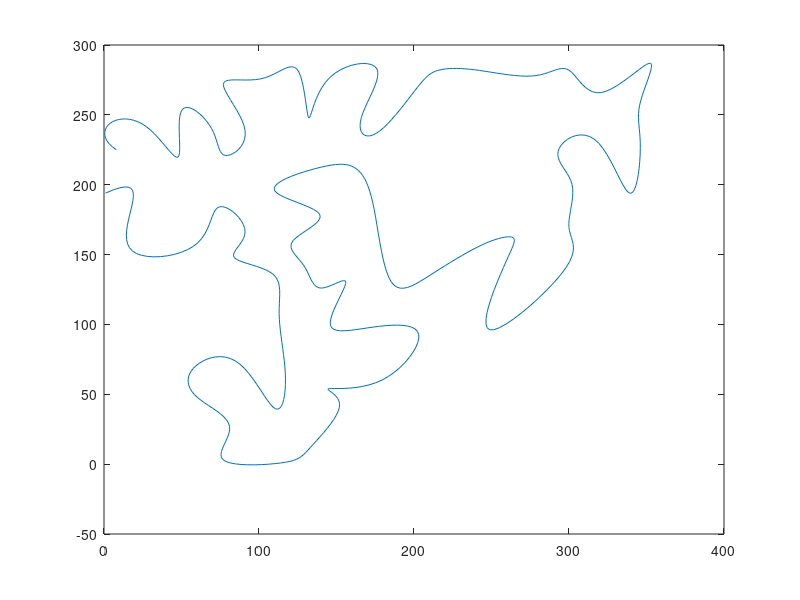

Here is the MATLAB script that generated this plot:
%% Curve Smooth
% http://fr.mathworks.com/matlabcentral/answers/157087-interpolation-with-interp1-to-show-the-path-of-a-robot

close all , clear all , clc;
%% the path unsorted
t=[62, 65, 1.5, 1  ;
 86, 73, 1.5, 1  ;
 35, 97, 1.5, 0  ;
 21, 18, 1.5, 1  ;
 117, 107, 1.5, 0;
 119, 5, 1.5, 0	 ;
 34, 76, 1.5, 0	 ;
 110, 112, 1.5, 1;
 109, 85, 1.5, 0 ;
 1, 88, 1.5, 1   ;
 81, 31, 1.5, 0  ;
 0, 21, 1.5, 1   ;
 87, 53, 1.5, 0	 ;
 33, 55, 1.5, 0	 ;
 117, 54, 1.5, 1 ;
 3, 68, 1.5, 0   ;
 41, 28, 1.5, 1  ;
 62, 88, 1.5, 1  ;
 108, 0, 1.5, 1  ;
 3, 47, 1.5, 0   ;
 112, 27, 1.5, 1 ;
 15, 90, 1.5, 1];


%% path sorted from a mat
t=load('path_Outdoor_GPS_70Pts.mat');

t=t.areal;

%% interpolation part
spacea=linspace(0,size(t,1),size(t,1));
x = t(:,1);
y = t(:,2);
% calculate spline for way points
tq = 0:0.1:size(t,1);
xq = interp1(spacea,x,tq,'spline');
yq = interp1(spacea,y,tq,'spline');

%% show result by ploting
plot(xq,yq)

